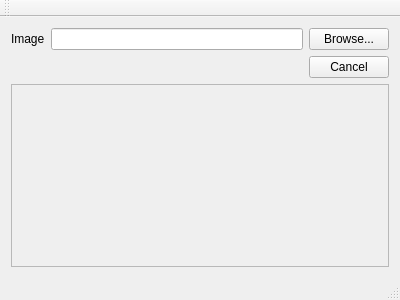
<?xml version="1.0" encoding="UTF-8"?>
<ui version="4.0">
 <class>MainWindow</class>
 <widget class="QMainWindow" name="MainWindow">
  <property name="geometry">
   <rect>
    <x>0</x>
    <y>0</y>
    <width>400</width>
    <height>300</height>
   </rect>
  </property>
  <property name="windowTitle">
   <string>MainWindow</string>
  </property>
  <widget class="QWidget" name="centralWidget">
   <layout class="QGridLayout" name="gridLayout">
    <item row="0" column="0">
     <widget class="QLabel" name="label">
      <property name="text">
       <string>Image</string>
      </property>
     </widget>
    </item>
    <item row="0" column="1">
     <widget class="QLineEdit" name="lineEdit"/>
    </item>
    <item row="0" column="2">
     <widget class="QPushButton" name="pushButton">
      <property name="text">
       <string>Browse...</string>
      </property>
     </widget>
    </item>
    <item row="1" column="2">
     <widget class="QPushButton" name="pushButton_2">
      <property name="text">
       <string>Cancel</string>
      </property>
     </widget>
    </item>
    <item row="2" column="0" colspan="3">
     <widget class="QScrollArea" name="scrollArea">
      <property name="widgetResizable">
       <bool>true</bool>
      </property>
      <widget class="QWidget" name="scrollAreaWidgetContents">
       <property name="geometry">
        <rect>
         <x>0</x>
         <y>0</y>
         <width>378</width>
         <height>150</height>
        </rect>
       </property>
       <layout class="QVBoxLayout" name="verticalLayout">
        <item>
         <widget class="Widget" name="widget" native="true"/>
        </item>
       </layout>
      </widget>
     </widget>
    </item>
   </layout>
  </widget>
  <widget class="QMenuBar" name="menuBar">
   <property name="geometry">
    <rect>
     <x>0</x>
     <y>0</y>
     <width>400</width>
     <height>27</height>
    </rect>
   </property>
  </widget>
  <widget class="QToolBar" name="mainToolBar">
   <attribute name="toolBarArea">
    <enum>TopToolBarArea</enum>
   </attribute>
   <attribute name="toolBarBreak">
    <bool>false</bool>
   </attribute>
  </widget>
  <widget class="QStatusBar" name="statusBar"/>
 </widget>
 <layoutdefault spacing="6" margin="11"/>
 <customwidgets>
  <customwidget>
   <class>Widget</class>
   <extends>QWidget</extends>
   <header>widget.h</header>
   <container>1</container>
  </customwidget>
 </customwidgets>
 <resources/>
 <connections/>
</ui>
